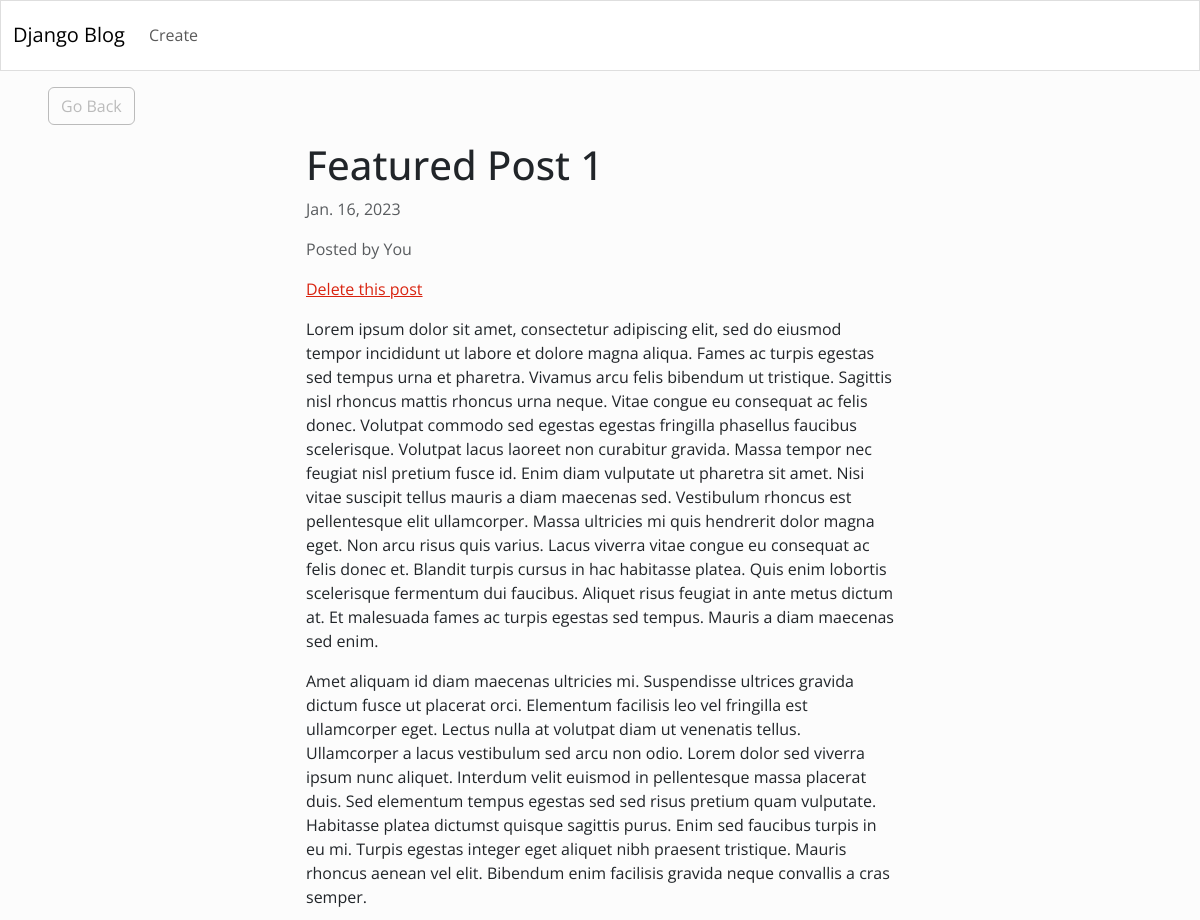
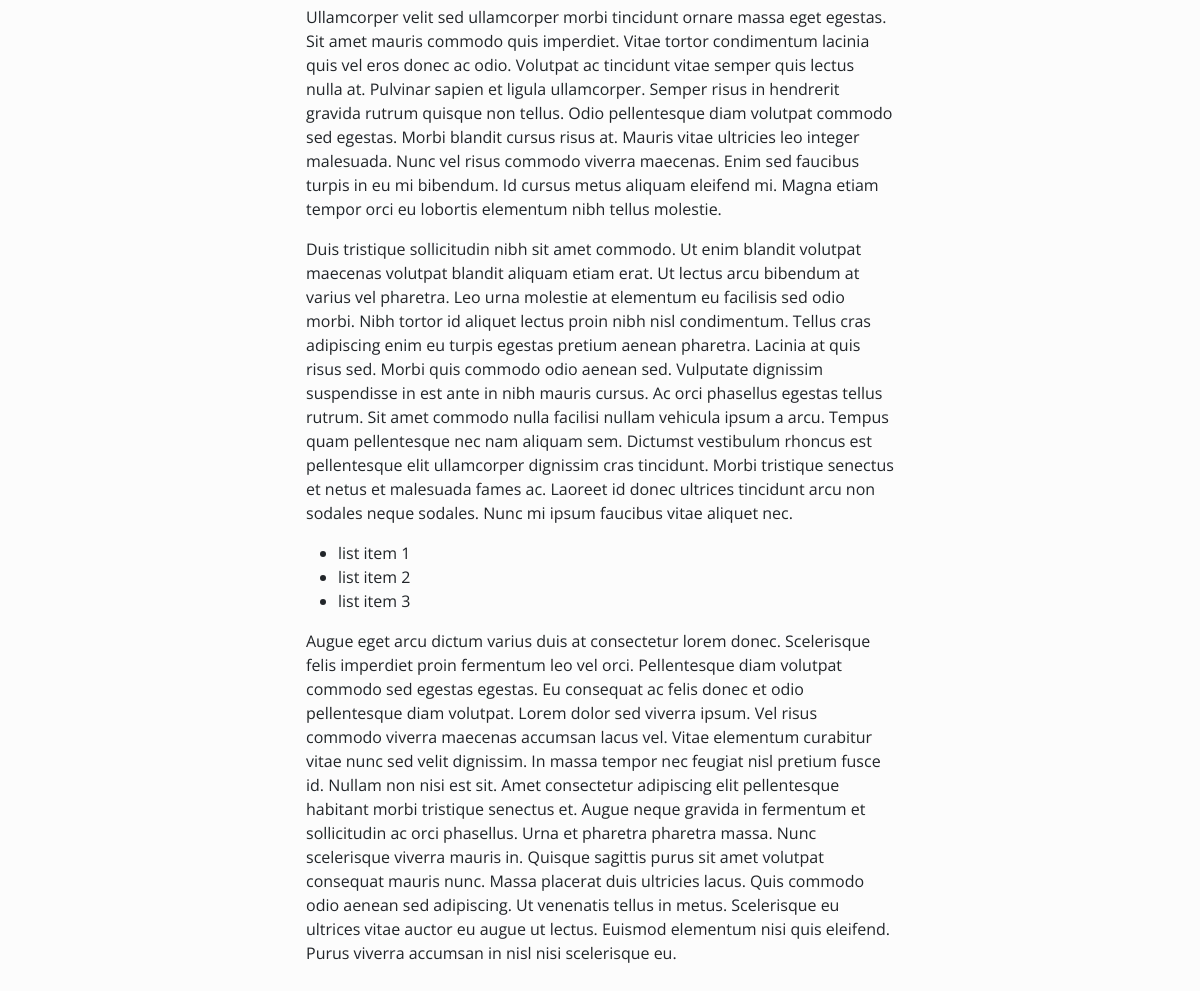
Page /2/ on the committed database (2 pictures, top to bottom).
### blog/models.py (models this page shows, shortened)
class Article(models.Model):
    title = models.CharField(max_length=255)
    content = HTMLField()
    date = models.DateField(auto_now_add=True)

### blog/views.py (the view)
# urls.py: path('<int:pk>/', DetailArticleView.as_view(), name='detail_article'),
class DetailArticleView(DetailView):
    model = Article
    template_name = 'blog/blog_post.html'
    context_object_name = 'article'

### blog/templates/blog/blog_post.html (shortened to what this page needs)
{% extends 'blog/base.html' %} {% block content %}
<div class="row">
  <div class="col-md-4 col-12 mx-md-5 mx-2 mt-md-3 my-3">
    <a class="btn btn-outline-secondary" href="{% url 'index' %}">Go Back</a>
  </div>
</div>
<div class="row">
  <div class="col-md-6 col-11 mx-md-auto mb-3 pb-2 mx-3">
    <h1>{{ object.title }}</h1>
    <p class="text-muted">{{ object.date }}</p>
    <p class="text-muted">Posted by You</p>
    <div class="pb-3">
      <a href="{% url 'delete_article' object.pk %}">Delete this post</a>
    </div>
    <div>{{ object.content|safe }}</div>
  </div>
</div>
{% endblock content %}

### rows in the picture
Article: title "Featured Post 1", date "Jan. 16, 2023", content "Lorem ipsum dolor sit amet, consectetur adipiscing elit, sed do eiusmod tempor incididunt ut labore et dolore magna aliqua. Fames ac turpis egestas sed tempus urna et pharetra. Vivamus arcu felis bibendum ut tristique. Sagittis nisl rhoncus mattis rhoncus urna neque. Vitae congue eu consequat ac felis donec. Volutpat commodo sed egestas egestas fringilla phasellus faucibus scelerisque. Volutpat lacus laoreet non curabitur gravida. Massa tempor nec feugiat nisl pretium fusce id. Enim diam vulputate ut pharetra sit amet. Nisi vitae suscipit tellus mauris a diam maecenas sed. Vestibulum rhoncus est pellentesque elit ullamcorper. Massa ultricies mi quis hendrerit dolor magna eget. Non arcu…"
